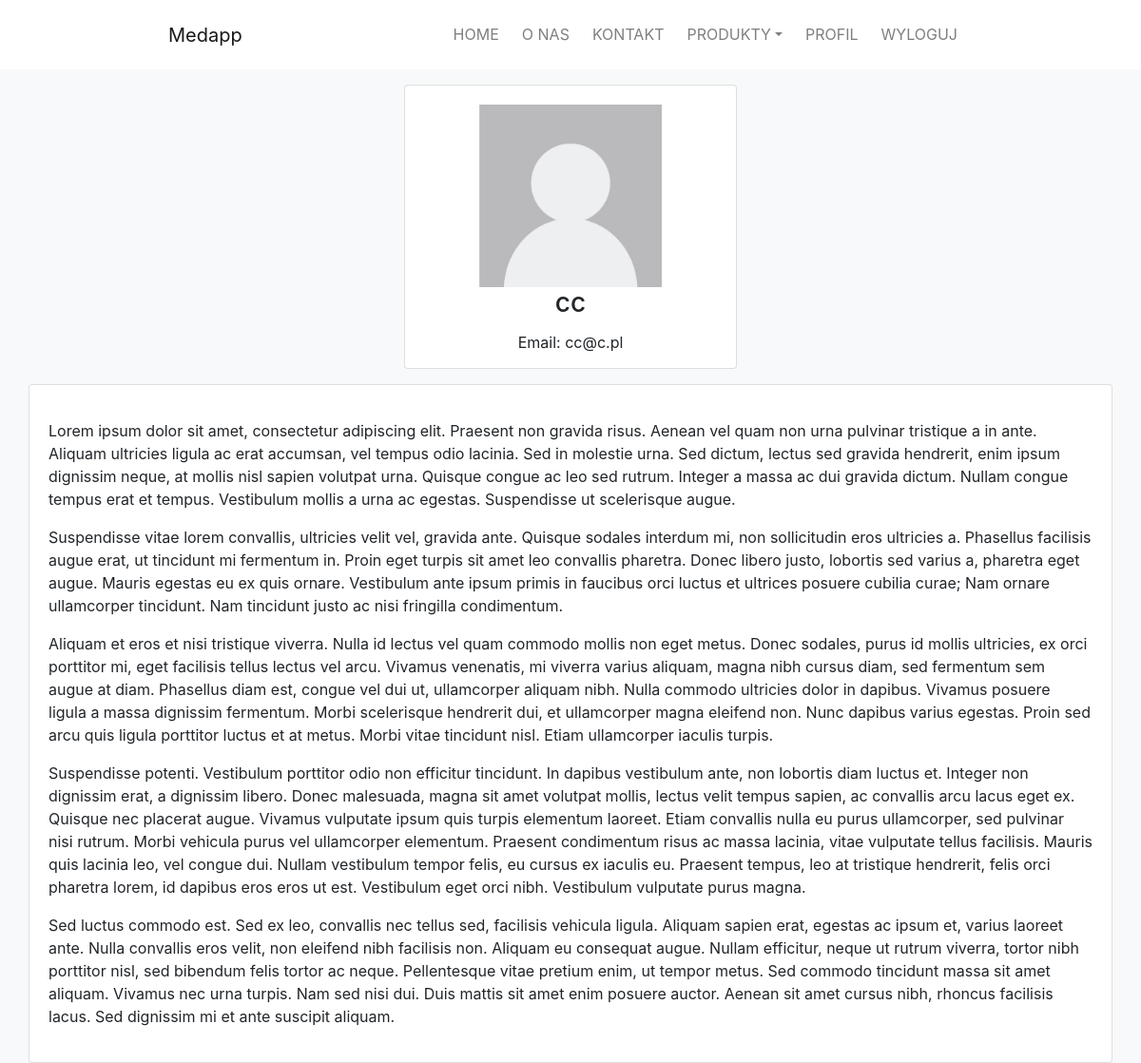
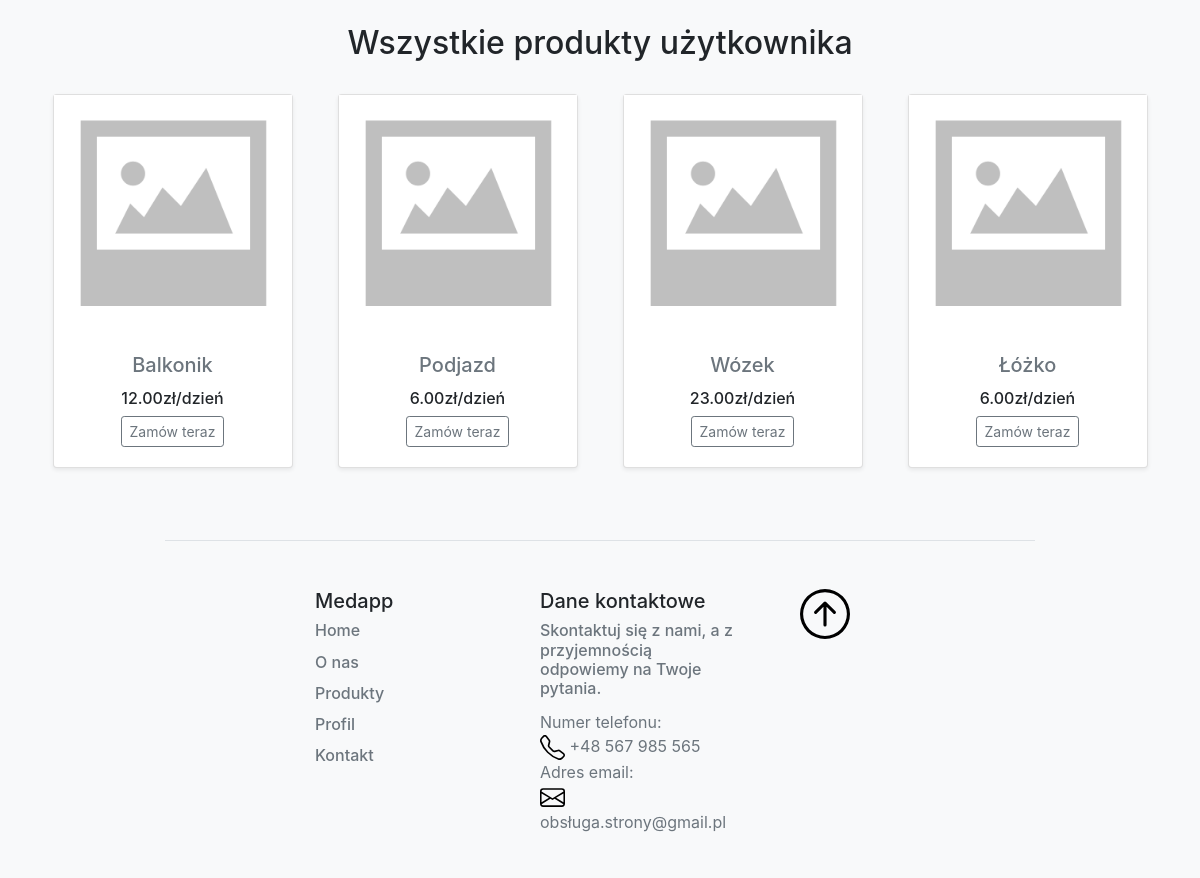
/profile/2/ (signed in), run on the app's committed database (2 pictures, top to bottom).
### medapp/models.py (models this page shows, shortened)
class Profile(models.Model):
    user = models.OneToOneField(User,on_delete=models.CASCADE)
    description = models.TextField(blank=True)
    image = models.ImageField(upload_to='profiles/%Y/%m/%d', blank = True)
    class Meta:
        verbose_name = 'profile'

class Product(models.Model):
    category = models.ForeignKey(Category, related_name='products', on_delete=models.CASCADE, verbose_name="Kategoria produktu")
    author = models.ForeignKey(User,on_delete=models.CASCADE)
    name = models.CharField(max_length=200,db_index=True, verbose_name="Nazwa produktu")
    image = models.ImageField(upload_to='products/%Y/%m/%d', blank = True, verbose_name="Zdjęcie produktu")
    description = models.TextField(blank=True, verbose_name="Opis produktu")
    price = models.DecimalField(max_digits=10, decimal_places=2,verbose_name="Cena za dzień")
    available = models.BooleanField(default=True, verbose_name="Dostępność")
    created = models.DateField(auto_now_add=True)
    city = models.CharField(max_length=200, default="",verbose_name="Miasto")
    quantity = models.DecimalField(max_digits=10, decimal_places=0, default=1,verbose_name="Ilość")
    def get_absolute_url(self):
        return reverse('medapp:product-detail', kwargs={'pk':self.pk})
    class Meta:
        ordering = ('name',)

### medapp/views.py (the view)
# urls.py: path('profile/<int:pk>/', views.profile_detail, name='profile-detail'),
@login_required
def profile_detail(request, pk):
    profile = get_object_or_404(Profile, pk=pk)
    products_user = Product.objects.filter(author = profile.user)
    return render(request, 'medapp/profile_detail.html', {'profile': profile, 'products_user': products_user})

### medapp/models.py (called while the page is built)
    def get_absolute_url(self):
        return reverse('medapp:product_list_by_category', args=[self.slug])

### medapp/views.py (called while the page is built)
def categories(request):
    categories = Category.objects.all()
    return {'categories': categories}

### medapp/templates/medapp/profile_detail.html
{% extends "medapp/base.html" %}
{% load static %}
{% block content %}
<div class="container">
  <div class="row justify-content-md-center pt-3">
    <div class="col-md-4">
        <div class="card mb-3 text-center rounded" style="height: 298.8px;">
            <div class="card-body">
                <img style="width: 12rem;" src="{% if profile.image %}{{ profile.image.url }}{% else %}{% static 'img/profile.png' %}{% endif %}">
                <h5 class="card-title h3">{{ profile.user.username }}</h5>
                <p class="card-text">Email: {{ profile.user.email }}</p>
            </div>
        </div>
    </div>
  </div>
  {% if profile.description %}
  <div class="row">
    <div class="card rounded">
        <div class="card-body">
            <p class="card-text">{{ profile.description|linebreaks }}</p>
        </div>
    </div>
  </div>
  {% endif %}
  <div class="text-center pt-4">
    <h2>Wszystkie produkty użytkownika</h2>
  </div>
  <div class="row pt-4">
  {% for product_user in products_user %}
        <div class="col pb-4">
            <div class="card shadow-sm " style="width: 15rem; margin: auto;">
              <a href="{{ product_user.get_absolute_url }}">
                <img class="img-fluid" src="{% if product_user.image %}{{ product_user.image.url }}{% else %}{% static 'img/no_image.png' %}{% endif %}">
              </a>
              <div class="card-body text-center">
                <h5 class="card-title"><a class="text-muted" href="{{ product_user.get_absolute_url }}">{{ product_user.name }}</a></h5>
                <h6>{{ product_user.price }}zł/dzień</h6>
                <div class="d-flex justify-content-between align-items-center">
                  <div class="btn-group mx-auto">
                    <button type="button" class="btn btn-sm btn-outline-secondary ">Zamów teraz</button>
                  </div>
                </div>
              </div>
            </div>
        </div>
        {% endfor %}
    </div>
</div>
{% endblock %}

### data on the page
Profile: user.username "cc", user.email "cc@c.pl", description "Lorem ipsum dolor sit amet, consectetur adipiscing elit. Praesent non gravida risus. Aenean vel quam non urna pulvinar tristique a in ante. Aliquam ultricies ligula ac erat accumsan, vel tempus odio lacinia. Sed in molestie urna. Sed dictum, lectus sed gravida hendrerit, enim ipsum dignissim neque, at mollis nisl sapien volutpat urna. Quisque congue ac leo sed rutrum. Integer a massa ac dui gravida dictum. Nullam congue tempus erat et tempus. Vestibulum mollis a urna ac egestas. Suspendisse ut scelerisque augue. Suspendisse vitae lorem convallis, ultricies velit vel, gravida ante. Quisque sodales interdum mi, non sollicitudin eros ultricies a. Phasellus facilisis augue erat, ut tincidunt mi…"
Product: name "Balkonik", price "12.00"
Product: name "Podjazd", price "6.00"
Product: name "Wózek", price "23.00"
Product: name "Łóżko", price "6.00"
